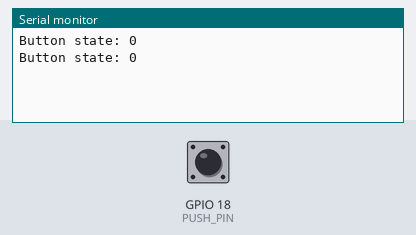
Bench run of a sketch on a simulated ESP8266 (NodeMCU). Shown: the last lines printed to the serial monitor. The inputs (shaded band) are chosen by the test bench; at power-on: GPIO 18 (PUSH_PIN) HIGH.

Above: at 1.2 s.
1.3 s: GPIO 18 (PUSH_PIN) pulled LOW for 0.15 s
At 2.8 s:
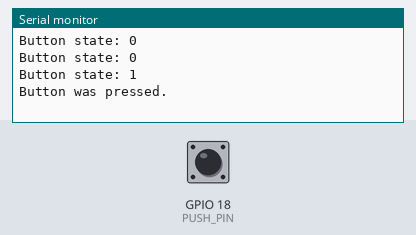
At 3.8 s:
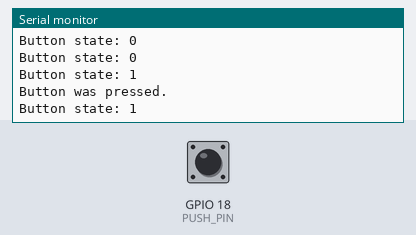

Measured:
- after the input at 1.3 s, the serial monitor: prints a new line after 0.70 s (image 1)

The sketch:

ESP32_Button_IRQ_Test.ino
```cpp
// Simple sketch to test the if the button press works.
// Tested on Wemos lolin32
// GPIOs 34-39 are input-only *and* do not have internal pull-up or pull-down circuitry. This is mentioned in Appendix C.1 of the datasheet, Number 2 in the table.

//
#define PUSH_PIN 18
// More info on volatile variables: https://www.arduino.cc/reference/en/language/variables/variable-scope--qualifiers/volatile/
volatile int buttonState = 0; // the current reading from the input pin
volatile boolean buttonEvent =  false;

void setup() {
   Serial.begin(115200);
  // put your setup code here, to run once:
  pinMode(PUSH_PIN, INPUT_PULLUP);// Pullup means that piun is HIGH form the start
  // Reference to attachInterrupt: https://www.arduino.cc/reference/en/language/functions/external-interrupts/attachinterrupt/
  // A quick press activates the button once. A long press is considered as two changes.
  attachInterrupt(digitalPinToInterrupt(PUSH_PIN), onButtonEvent, CHANGE );// trigger the interrupt whenever the pin changes value. LOW if pressed,HIGH if released.
  // attachInterrupt(digitalPinToInterrupt(PUSH_PIN), onButtonEvent,  RISING );// triggers when the pin goes from low to high. Goes HIGH when released.
  // attachInterrupt(digitalPinToInterrupt(PUSH_PIN), onButtonEvent,  FALLING);// triggers when the pin goes from high to low. Goes LOW when pressed.
  //attachInterrupt(digitalPinToInterrupt(PUSH_PIN), onButtonEvent,  LOW);// trigger the interrupt whenever the pin is low. Does not work despite state being LOW?
}

/**Callback for rotary encoder push button interrupt */
void onButtonEvent() {
  buttonState = digitalRead(PUSH_PIN);
  buttonEvent = true;
}


void loop() {
    Serial.print("Button state: ");

    Serial.println(buttonState);

    if (buttonEvent) {
      buttonEvent = false;
      Serial.println("Button was pressed.");
    }


    delay(1000);
}
```
